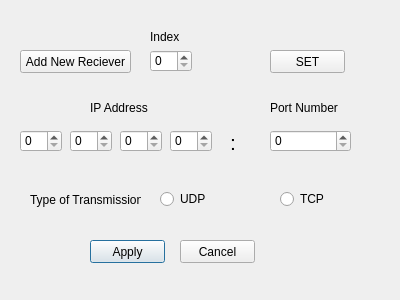
<ui version="4.0" >
 <class>configureDialog</class>
 <widget class="QDialog" name="configureDialog" >
  <property name="windowModality" >
   <enum>Qt::WindowModal</enum>
  </property>
  <property name="geometry" >
   <rect>
    <x>0</x>
    <y>0</y>
    <width>400</width>
    <height>300</height>
   </rect>
  </property>
  <property name="windowTitle" >
   <string>Configure Transmission</string>
  </property>
  <property name="windowIcon" >
   <iconset resource="../QMTSim 1.0/resource.qrc" >
    <normaloff>:/newPrefix/logo.jpg</normaloff>:/newPrefix/logo.jpg</iconset>
  </property>
  <widget class="QLabel" name="label" >
   <property name="geometry" >
    <rect>
     <x>90</x>
     <y>100</y>
     <width>61</width>
     <height>16</height>
    </rect>
   </property>
   <property name="text" >
    <string>IP Address</string>
   </property>
  </widget>
  <widget class="QSpinBox" name="spinBox" >
   <property name="geometry" >
    <rect>
     <x>20</x>
     <y>130</y>
     <width>42</width>
     <height>22</height>
    </rect>
   </property>
  </widget>
  <widget class="QSpinBox" name="spinBox_2" >
   <property name="geometry" >
    <rect>
     <x>70</x>
     <y>130</y>
     <width>42</width>
     <height>22</height>
    </rect>
   </property>
  </widget>
  <widget class="QSpinBox" name="spinBox_3" >
   <property name="geometry" >
    <rect>
     <x>120</x>
     <y>130</y>
     <width>42</width>
     <height>22</height>
    </rect>
   </property>
  </widget>
  <widget class="QSpinBox" name="spinBox_4" >
   <property name="geometry" >
    <rect>
     <x>170</x>
     <y>130</y>
     <width>42</width>
     <height>22</height>
    </rect>
   </property>
  </widget>
  <widget class="QLabel" name="label_2" >
   <property name="geometry" >
    <rect>
     <x>230</x>
     <y>130</y>
     <width>16</width>
     <height>31</height>
    </rect>
   </property>
   <property name="text" >
    <string>&lt;!DOCTYPE HTML PUBLIC "-//W3C//DTD HTML 4.0//EN" "http://www.w3.org/TR/REC-html40/strict.dtd">
&lt;html>&lt;head>&lt;meta name="qrichtext" content="1" />&lt;style type="text/css">
p, li { white-space: pre-wrap; }
&lt;/style>&lt;/head>&lt;body style=" font-family:'MS Shell Dlg 2'; font-size:8.25pt; font-weight:400; font-style:normal;">
&lt;p style=" margin-top:0px; margin-bottom:0px; margin-left:0px; margin-right:0px; -qt-block-indent:0; text-indent:0px;">&lt;span style=" font-size:16pt;">:&lt;/span>&lt;/p>
&lt;p style="-qt-paragraph-type:empty; margin-top:0px; margin-bottom:0px; margin-left:0px; margin-right:0px; -qt-block-indent:0; text-indent:0px; font-size:16pt;">&lt;/p>&lt;/body>&lt;/html></string>
   </property>
  </widget>
  <widget class="QLabel" name="label_3" >
   <property name="geometry" >
    <rect>
     <x>270</x>
     <y>100</y>
     <width>71</width>
     <height>16</height>
    </rect>
   </property>
   <property name="text" >
    <string>Port Number</string>
   </property>
  </widget>
  <widget class="QSpinBox" name="spinBox_5" >
   <property name="geometry" >
    <rect>
     <x>270</x>
     <y>130</y>
     <width>81</width>
     <height>22</height>
    </rect>
   </property>
  </widget>
  <widget class="QPushButton" name="pushButton" >
   <property name="geometry" >
    <rect>
     <x>90</x>
     <y>240</y>
     <width>75</width>
     <height>23</height>
    </rect>
   </property>
   <property name="text" >
    <string>Apply</string>
   </property>
  </widget>
  <widget class="QPushButton" name="cancelButton" >
   <property name="geometry" >
    <rect>
     <x>180</x>
     <y>240</y>
     <width>75</width>
     <height>23</height>
    </rect>
   </property>
   <property name="text" >
    <string>Cancel</string>
   </property>
  </widget>
  <widget class="QPushButton" name="pushButton_2" >
   <property name="geometry" >
    <rect>
     <x>20</x>
     <y>50</y>
     <width>111</width>
     <height>23</height>
    </rect>
   </property>
   <property name="text" >
    <string>Add New Reciever</string>
   </property>
  </widget>
  <widget class="QSpinBox" name="spinBox_6" >
   <property name="geometry" >
    <rect>
     <x>150</x>
     <y>50</y>
     <width>42</width>
     <height>22</height>
    </rect>
   </property>
  </widget>
  <widget class="QLabel" name="label_4" >
   <property name="geometry" >
    <rect>
     <x>150</x>
     <y>30</y>
     <width>46</width>
     <height>14</height>
    </rect>
   </property>
   <property name="text" >
    <string>Index</string>
   </property>
  </widget>
  <widget class="QPushButton" name="pushButton_3" >
   <property name="geometry" >
    <rect>
     <x>270</x>
     <y>50</y>
     <width>75</width>
     <height>23</height>
    </rect>
   </property>
   <property name="text" >
    <string>SET</string>
   </property>
  </widget>
  <widget class="QRadioButton" name="radioButton" >
   <property name="geometry" >
    <rect>
     <x>160</x>
     <y>190</y>
     <width>84</width>
     <height>18</height>
    </rect>
   </property>
   <property name="text" >
    <string>UDP</string>
   </property>
  </widget>
  <widget class="QRadioButton" name="radioButton_2" >
   <property name="geometry" >
    <rect>
     <x>280</x>
     <y>190</y>
     <width>84</width>
     <height>18</height>
    </rect>
   </property>
   <property name="text" >
    <string>TCP</string>
   </property>
  </widget>
  <widget class="QLabel" name="label_5" >
   <property name="geometry" >
    <rect>
     <x>30</x>
     <y>190</y>
     <width>111</width>
     <height>20</height>
    </rect>
   </property>
   <property name="text" >
    <string>Type of Transmission</string>
   </property>
  </widget>
 </widget>
 <tabstops>
  <tabstop>spinBox</tabstop>
  <tabstop>spinBox_2</tabstop>
  <tabstop>spinBox_3</tabstop>
  <tabstop>spinBox_4</tabstop>
  <tabstop>spinBox_5</tabstop>
  <tabstop>radioButton</tabstop>
  <tabstop>radioButton_2</tabstop>
  <tabstop>pushButton_2</tabstop>
  <tabstop>spinBox_6</tabstop>
  <tabstop>pushButton_3</tabstop>
  <tabstop>pushButton</tabstop>
  <tabstop>cancelButton</tabstop>
 </tabstops>
 <resources>
  <include location="../QMTSim 1.0/resource.qrc" />
 </resources>
 <connections>
  <connection>
   <sender>cancelButton</sender>
   <signal>clicked()</signal>
   <receiver>configureDialog</receiver>
   <slot>close()</slot>
   <hints>
    <hint type="sourcelabel" >
     <x>217</x>
     <y>251</y>
    </hint>
    <hint type="destinationlabel" >
     <x>199</x>
     <y>149</y>
    </hint>
   </hints>
  </connection>
 </connections>
</ui>
